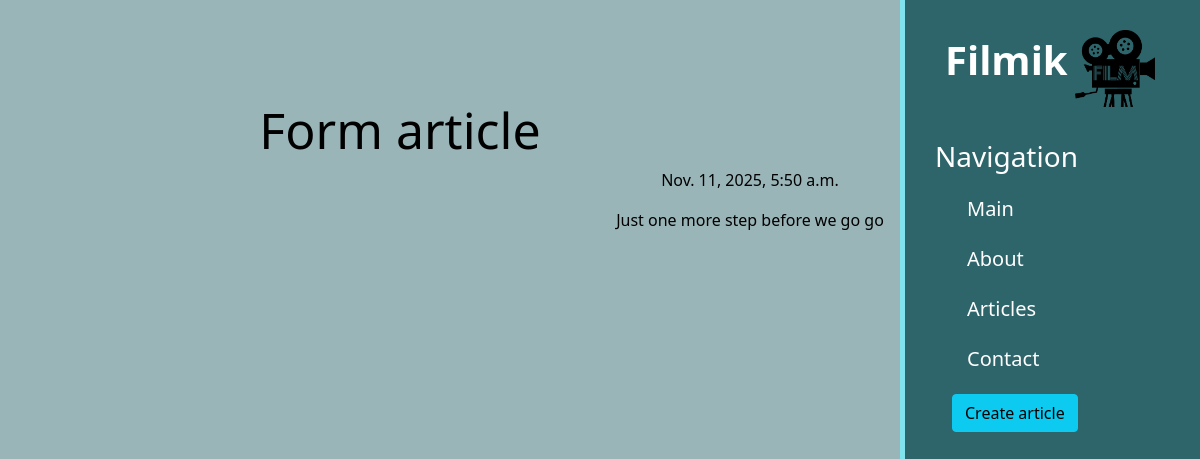
Page /article/5 on the committed database.
### articles/models.py (models this page shows, shortened)
class Articles(models.Model):
    title = models.CharField('Title', max_length=50)
    intro = models.CharField('intro', max_length=250)
    full_text = models.TextField('article')
    date = models.DateTimeField('public')
    class Meta:
        verbose_name= 'article'
        verbose_name_plural = 'articles'

### articles/views.py (the view)
# urls.py: path('<int:pk>', views.ArticleDetailView.as_view(), name='full_article'),
class ArticleDetailView(DetailView):
    model = Articles
    template_name = 'articles/detail_view.html'
    context_object_name = 'post'

### articles/templates/articles/detail_view.html (shortened to what this page needs)
{% extends 'main/base.html' %}
{% block content %}
    <div class="features">
        <h1>{{ post.title }}</h1>
        <p>{{ post.date }}</p>
        <p>{{ post.full_text }}</p>
    </div>
{% endblock %}

### main/static/main/css/main.css (style rules this page uses)
body { background: #9AB5B8 }
.features { float: right; color: #000; margin-top: 100px; text-align: center; width: 75%; }
.features h1 { font-size: 50px; position: relative; left: -350px; }

### rows in the picture
Articles: title "Form article", date "Nov. 11, 2025, 5:50 a.m.", full_text "Just one more step before we go go"
